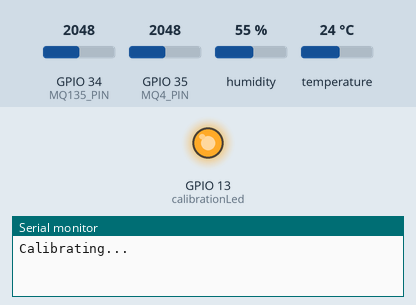
A sketch run on a simulated ESP32. Shown: output pins drawn as LEDs (lit = HIGH), the last lines printed to the serial monitor. Inputs (shaded band) come from the test bench; at power-on: GPIO 34 (MQ135_PIN) = 2048, GPIO 35 (MQ4_PIN) = 2048, humidity 55 %, temperature 24 °C.

Above: at 0.1 s.
At 50.1 s:
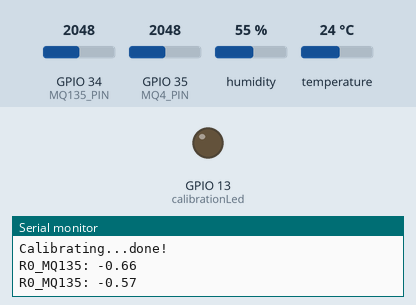
Timing chart, 0 to 51.6 s (numbered marks = the images above):
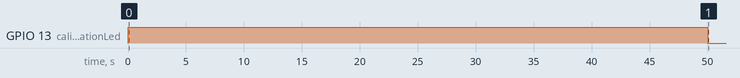

The sketch:

final.ino
```cpp
#include <AHT10.h>
#include <Wire.h>

/****************************************************************************
  Author : Andy @ MYBOTIC www.mybotic.com.my
  Date:5/7/2016
  Modify by: Ing. Jonathan Flores @ Asdrome
  Date: 08/03/24
****************************************************************************/

/************************AHT10 instance************************************/
AHT10 myAHT10(0x38);

/************************Hardware Related Macros************************************/

const int calibrationLed = 13;                      //when the calibration start , LED pin 13 will light up , off when finish calibrating
const int MQ135_PIN = 34;                                //define which analog input channel you are going to use
const int MQ4_PIN = 35;                                //define which analog input channel you are going to use
int RL_VALUE = 5;                                     //define the load resistance on the board, in kilo ohms
float RO_MQ135_CLEAN_AIR_FACTOR = 3.8;                     //RO_CLEAR_AIR_FACTOR=(Sensor resistance in clean air)/RO,
float RO_MQ4_CLEAN_AIR_FACTOR = 4.4;                     //RO_CLEAR_AIR_FACTOR=(Sensor resistance in clean air)/RO,
                                                    //which is derived from the chart in datasheet

/***********************Software Related Macros************************************/
int CALIBARAION_SAMPLE_TIMES = 50;                    //define how many samples you are going to take in the calibration phase
int CALIBRATION_SAMPLE_INTERVAL = 500;                //define the time interal(in milisecond) between each samples in the
                                                    //cablibration phase
int READ_SAMPLE_INTERVAL = 50;                        //define how many samples you are going to take in normal operation
int READ_SAMPLE_TIMES = 5;                            //define the time interal(in milisecond) between each samples in
                                                    //normal operation

/**********************Application Related Macros**********************************/
/*********************MQ135*********************/
#define         GAS_NH3               0
#define         GAS_CO2               1

/*********************MQ4*********************/
#define         GAS_CH4               2

/*****************************Globals***********************************************/
/*********************MQ135*********************/
float           NH3Curve[3]  =  {1,2.6,-1.23};   //two points are taken from the curve.
                                                    //with these two points, a line is formed which is "approximately equivalent"
                                                    //to the original curve.
                                                    //data format:{ x, y, slope}; point1: (lg10, 2.6), point2: (lg200, 1)
float           CO2Curve[3]  =  {1,2.4,-1};    //two points are taken from the curve.
                                                    //with these two points, a line is formed which is "approximately equivalent"
                                                    //to the original curve.
                                                    //data format:{ x, y, slope}; point1: (lg10, 2.4), point2: (lg200, 1.1))

/*********************MQ4*********************/
float           CH4Curve[3] ={2.3,1.8,-0.80};    //two points are taken from the curve.
                                                    //with these two points, a line is formed which is "approximately equivalent"
                                                    //to the original curve.
                                                    //data format:{ x, y, slope}; point1: (lg200, 1.8), point2: (lg10000,  0.44)
float           Ro_MQ135         =  10;                 //Ro is initialized to 10 kilo ohms
float           Ro_MQ4           =  10;                 //Ro is initialized to 10 kilo ohms

float           temp = 0;
float           hum = 0;
void setup()
{
  Wire.begin();
  Serial.begin(9600);
  // Si la comunicación del sensor falla se imprime el mensaje de error
  if(!myAHT10.begin()) {
    Serial.println("Error de conexión");
    while(1);
  }


  pinMode(calibrationLed,  OUTPUT);
  digitalWrite(calibrationLed, HIGH);
  Serial.print("Calibrating...");


  Ro_MQ135 = MQCalibration(MQ135_PIN, RO_MQ135_CLEAN_AIR_FACTOR);                         //Calibrating the sensor. Please make sure the sensor is in clean air
  Ro_MQ4 = MQCalibration(MQ4_PIN, RO_MQ4_CLEAN_AIR_FACTOR);                         //Calibrating the sensor. Please make sure the sensor is in clean air
  digitalWrite(calibrationLed, LOW);

  Serial.println("done!");
  Serial.print("R0_MQ135: ");
  Serial.println(Ro_MQ135);

  Serial.print("R0_MQ135: ");
  Serial.println(Ro_MQ4);

  delay(1000);
}

void loop()
{
  long iPPM_NH3 = 0;
  long iPPM_CO2 = 0;
  long iPPM_CH4 = 0;

  iPPM_NH3 = MQGetGasPercentage(MQRead(MQ135_PIN)/Ro_MQ135,GAS_NH3);
  iPPM_CO2 = MQGetGasPercentage(MQRead(MQ135_PIN)/Ro_MQ135,GAS_CO2);
  iPPM_CH4 = MQGetGasPercentage(MQRead(MQ4_PIN)/Ro_MQ4,GAS_CH4);

  temp = myAHT10.readTemperature();
  hum = myAHT10.readHumidity();
  Serial.print("Temp: "); Serial.print(temp); Serial.print(" °C");
  Serial.print("\t\t");
  Serial.print("Humedad: "); Serial.print(hum); Serial.println(" %");


  Serial.println("Concentration of gas \n");

  Serial.print("NH3: ");
  Serial.print(iPPM_NH3);
  Serial.println(" ppm");

  Serial.print("CO2: ");
  Serial.print(iPPM_CO2);
  Serial.println(" ppm");

  Serial.print("CH4: ");
  Serial.print(iPPM_CH4);
  Serial.println(" ppm");
  delay(15 * 60 * 1000);

}

/****************** MQResistanceCalculation ****************************************
Input:   raw_adc - raw value read from adc, which represents the voltage
Output:  the calculated sensor resistance
Remarks: The sensor and the load resistor forms a voltage divider. Given the voltage
         across the load resistor and its resistance, the resistance of the sensor
         could be derived.
************************************************************************************/
float MQResistanceCalculation(int raw_adc)
{
  return ( ((float)RL_VALUE*(1023-raw_adc)/raw_adc));
}

/***************************** MQCalibration ****************************************
Input:   mq_pin - analog channel
Output:  Ro of the sensor
Remarks: This function assumes that the sensor is in clean air. It use
         MQResistanceCalculation to calculates the sensor resistance in clean air
         and then divides it with RO_CLEAN_AIR_FACTOR. RO_CLEAN_AIR_FACTOR is about
         10, which differs slightly between different sensors.
************************************************************************************/
float MQCalibration(int mq_pin, float Ro)
{
  int i;
  float val=0;

  for (i=0;i<CALIBARAION_SAMPLE_TIMES;i++) {            //take multiple samples
    val += MQResistanceCalculation(analogRead(mq_pin));
    delay(CALIBRATION_SAMPLE_INTERVAL);
  }
  val = val/CALIBARAION_SAMPLE_TIMES;                   //calculate the average value
  val = val/Ro;                        //divided by RO_CLEAN_AIR_FACTOR yields the Ro
  return val;                                                      //according to the chart in the datasheet

}

/*****************************  MQRead *********************************************
Input:   mq_pin - analog channel
Output:  Rs of the sensor
Remarks: This function use MQResistanceCalculation to caculate the sensor resistenc (Rs).
         The Rs changes as the sensor is in the different consentration of the target
         gas. The sample times and the time interval between samples could be configured
         by changing the definition of the macros.
************************************************************************************/
float MQRead(int mq_pin)
{
  int i;
  float rs=0;

  for (i=0;i<READ_SAMPLE_TIMES;i++) {
    rs += MQResistanceCalculation(analogRead(mq_pin));
    delay(READ_SAMPLE_INTERVAL);
  }

  rs = rs/READ_SAMPLE_TIMES;

  return rs;
}

/*****************************  MQGetGasPercentage **********************************
Input:   rs_ro_ratio - Rs divided by Ro
         gas_id      - target gas type
Output:  ppm of the target gas
Remarks: This function passes different curves to the MQGetPercentage function which
         calculates the ppm (parts per million) of the target gas.
************************************************************************************/
long MQGetGasPercentage(float rs_ro_ratio, int gas_id)
{
  if ( gas_id == GAS_NH3 ) {
     return MQGetPercentage(rs_ro_ratio,NH3Curve);
  } else if ( gas_id == GAS_CO2 ) {
     return MQGetPercentage(rs_ro_ratio,CO2Curve);
  } else if ( gas_id == GAS_CH4 ) {
     return MQGetPercentage(rs_ro_ratio,CH4Curve);
  }

  return 0;
}

/*****************************  MQGetPercentage **********************************
Input:   rs_ro_ratio - Rs divided by Ro
         pcurve      - pointer to the curve of the target gas
Output:  ppm of the target gas
Remarks: By using the slope and a point of the line. The x(logarithmic value of ppm)
         of the line could be derived if y(rs_ro_ratio) is provided. As it is a
         logarithmic coordinate, power of 10 is used to convert the result to non-logarithmic
         value.
************************************************************************************/
long  MQGetPercentage(float rs_ro_ratio, float *pcurve)
{
  return (pow(10,( ((log(rs_ro_ratio)-pcurve[1])/pcurve[2]) + pcurve[0])));
}
```
